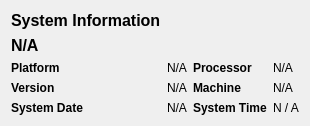
            <widget class="QWidget" name="system_info">
             <layout class="QGridLayout" name="gridLayout_4">
              <item row="4" column="1">
               <widget class="QLabel" name="system_version">
                <property name="text">
                 <string>N/A</string>
                </property>
               </widget>
              </item>
              <item row="5" column="2">
               <widget class="QLabel" name="label_17">
                <property name="font">
                 <font>
                  <weight>75</weight>
                  <bold>true</bold>
                 </font>
                </property>
                <property name="text">
                 <string>System Time</string>
                </property>
               </widget>
              </item>
              <item row="5" column="3">
               <widget class="QLabel" name="system_time">
                <property name="text">
                 <string>N / A</string>
                </property>
               </widget>
              </item>
              <item row="5" column="1">
               <widget class="QLabel" name="system_date">
                <property name="text">
                 <string>N/A</string>
                </property>
               </widget>
              </item>
              <item row="3" column="2">
               <widget class="QLabel" name="label_26">
                <property name="font">
                 <font>
                  <weight>75</weight>
                  <bold>true</bold>
                 </font>
                </property>
                <property name="text">
                 <string>Processor</string>
                </property>
               </widget>
              </item>
              <item row="1" column="0">
               <widget class="QLabel" name="system_sytem">
                <property name="font">
                 <font>
                  <pointsize>12</pointsize>
                  <weight>75</weight>
                  <bold>true</bold>
                 </font>
                </property>
                <property name="text">
                 <string>N/A</string>
                </property>
               </widget>
              </item>
              <item row="4" column="2">
               <widget class="QLabel" name="label_30">
                <property name="font">
                 <font>
                  <weight>75</weight>
                  <bold>true</bold>
                 </font>
                </property>
                <property name="text">
                 <string>Machine</string>
                </property>
               </widget>
              </item>
              <item row="3" column="1">
               <widget class="QLabel" name="system_platform">
                <property name="text">
                 <string>N/A</string>
                </property>
               </widget>
              </item>
              <item row="5" column="0">
               <widget class="QLabel" name="label_15">
                <property name="font">
                 <font>
                  <weight>75</weight>
                  <bold>true</bold>
                 </font>
                </property>
                <property name="text">
                 <string>System Date</string>
                </property>
               </widget>
              </item>
              <item row="3" column="3">
               <widget class="QLabel" name="system_processor">
                <property name="text">
                 <string>N/A</string>
                </property>
               </widget>
              </item>
              <item row="4" column="0">
               <widget class="QLabel" name="label_28">
                <property name="font">
                 <font>
                  <weight>75</weight>
                  <bold>true</bold>
                 </font>
                </property>
                <property name="text">
                 <string>Version</string>
                </property>
               </widget>
              </item>
              <item row="4" column="3">
               <widget class="QLabel" name="system_machine">
                <property name="text">
                 <string>N/A</string>
                </property>
               </widget>
              </item>
              <item row="3" column="0">
               <widget class="QLabel" name="label_25">
                <property name="font">
                 <font>
                  <weight>75</weight>
                  <bold>true</bold>
                 </font>
                </property>
                <property name="text">
                 <string>Platform</string>
                </property>
               </widget>
              </item>
              <item row="0" column="0">
               <widget class="QLabel" name="label_45">
                <property name="font">
                 <font>
                  <pointsize>12</pointsize>
                  <weight>75</weight>
                  <bold>true</bold>
                 </font>
                </property>
                <property name="text">
                 <string>System Information</string>
                </property>
               </widget>
              </item>
             </layout>
            </widget>
